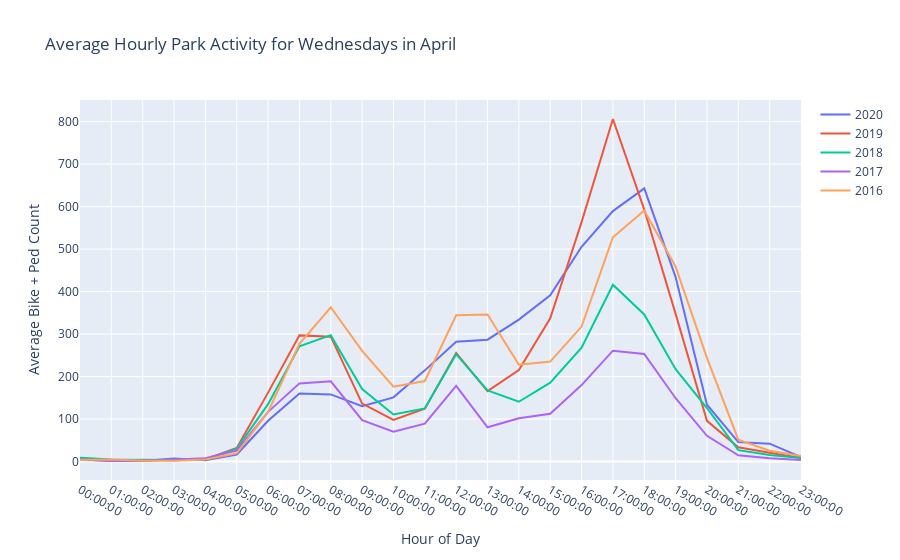

Here is the notebook cell this chart was saved with:
### Markdown cell above
That data looks about right, based on what I've observed on various of my own walks! Usage peaks in late afternoon when people get off work and it is warmer. For now I'm going to apply this function to different years in the dataset to compare trends year over year. But instead of Friday, I'll graph Wednesday, because in transportation terms you get a better picture of people's habits if you choose data in the middle of the week.

### Code cell
fig = go.Figure()
fig.add_trace(go.Scatter(x=alltimes, y=monthly_average_by_hour('April', 2020, 'Wednesday'),
                    mode='lines',
                    name='2020'))
fig.add_trace(go.Scatter(x=alltimes, y=monthly_average_by_hour('April', 2019, 'Wednesday'),
                    mode='lines',
                    name='2019'))
fig.add_trace(go.Scatter(x=alltimes, y=monthly_average_by_hour('April', 2018, 'Wednesday'),
                    mode='lines',
                    name='2018'))
fig.add_trace(go.Scatter(x=alltimes, y=monthly_average_by_hour('April', 2017, 'Wednesday'),
                    mode='lines',
                    name='2017'))
fig.add_trace(go.Scatter(x=alltimes, y=monthly_average_by_hour('April', 2016, 'Wednesday'),
                    mode='lines',
                    name='2016'))
fig.update_layout(title='Average Hourly Park Activity for Wednesdays in April',
                   xaxis_title='Hour of Day',
                   yaxis_title='Average Bike + Ped Count')
fig.show()

### Figure 1 — Plotly figure (JSON) as saved in the notebook; plotly's stock layout.template omitted (floating-point values rounded to 4 significant figures)
{"data": [{"mode": "lines", "name": "2020", "type": "scatter", "x": ["00:00:00", "01:00:00", "02:00:00", "03:00:00", "04:00:00", "05:00:00", "06:00:00", "07:00:00", "08:00:00", "09:00:00", "10:00:00", "11:00:00", "12:00:00", "13:00:00", "14:00:00", "15:00:00", "16:00:00", "17:00:00", "18:00:00", "19:00:00", "20:00:00", "21:00:00", "22:00:00", "23:00:00"], "y": [3.2, 2.6, 1, 6.8, 3, 16.2, 95.8, 160, 157.8, 130.2, 150.8, 214.4, 282, 286.6, 334, 391.4, 505.4, 589.4, 642.8, 434, 133.6, 45.4, 41.8, 10.2]}, {"mode": "lines", "name": "2019", "type": "scatter", "x": ["00:00:00", "01:00:00", "02:00:00", "03:00:00", "04:00:00", "05:00:00", "06:00:00", "07:00:00", "08:00:00", "09:00:00", "10:00:00", "11:00:00", "12:00:00", "13:00:00", "14:00:00", "15:00:00", "16:00:00", "17:00:00", "18:00:00", "19:00:00", "20:00:00", "21:00:00", "22:00:00", "23:00:00"], "y": [4.5, 1.75, 3.75, 3, 5, 31.5, 162, 296.8, 293.8, 136.2, 97.75, 124, 255.2, 165.5, 215, 337, 563.5, 806.2, 593, 347.5, 95.5, 33.5, 20.5, 7.75]}, {"mode": "lines", "name": "2018", "type": "scatter", "x": ["00:00:00", "01:00:00", "02:00:00", "03:00:00", "04:00:00", "05:00:00", "06:00:00", "07:00:00", "08:00:00", "09:00:00", "10:00:00", "11:00:00", "12:00:00", "13:00:00", "14:00:00", "15:00:00", "16:00:00", "17:00:00", "18:00:00", "19:00:00", "20:00:00", "21:00:00", "22:00:00", "23:00:00"], "y": [8.75, 4.25, 3.25, 4.25, 4.25, 30, 134.8, 271.2, 297.2, 170.2, 110.5, 124.8, 252.5, 167, 140.5, 185.5, 268, 416, 346, 217.2, 125.8, 26.5, 15.25, 7.75]}, {"mode": "lines", "name": "2017", "type": "scatter", "x": ["00:00:00", "01:00:00", "02:00:00", "03:00:00", "04:00:00", "05:00:00", "06:00:00", "07:00:00", "08:00:00", "09:00:00", "10:00:00", "11:00:00", "12:00:00", "13:00:00", "14:00:00", "15:00:00", "16:00:00", "17:00:00", "18:00:00", "19:00:00", "20:00:00", "21:00:00", "22:00:00", "23:00:00"], "y": [5, 1, 1, 3.75, 7.75, 25.75, 116.8, 183.8, 188.5, 97.25, 70, 88.75, 178, 80.5, 101.8, 112.2, 179.8, 260.8, 253, 148.8, 60.25, 14.25, 7.5, 3.25]}, {"mode": "lines", "name": "2016", "type": "scatter", "x": ["00:00:00", "01:00:00", "02:00:00", "03:00:00", "04:00:00", "05:00:00", "06:00:00", "07:00:00", "08:00:00", "09:00:00", "10:00:00", "11:00:00", "12:00:00", "13:00:00", "14:00:00", "15:00:00", "16:00:00", "17:00:00", "18:00:00", "19:00:00", "20:00:00", "21:00:00", "22:00:00", "23:00:00"], "y": [3.25, 4.75, 1.5, 1.5, 4.5, 18.75, 116.5, 276.8, 363, 260.5, 176, 189.2, 344.2, 345.8, 227.8, 235, 317.5, 527.8, 590.8, 458.5, 243.8, 51.25, 25, 12.75]}], "layout": {"autosize": true, "title": {"text": "Average Hourly Park Activity for Wednesdays in April"}, "xaxis": {"autorange": true, "range": [0, 23], "title": {"text": "Hour of Day"}, "type": "category"}, "yaxis": {"autorange": true, "range": [-43.74, 851.0], "title": {"text": "Average Bike + Ped Count"}, "type": "linear"}}}
